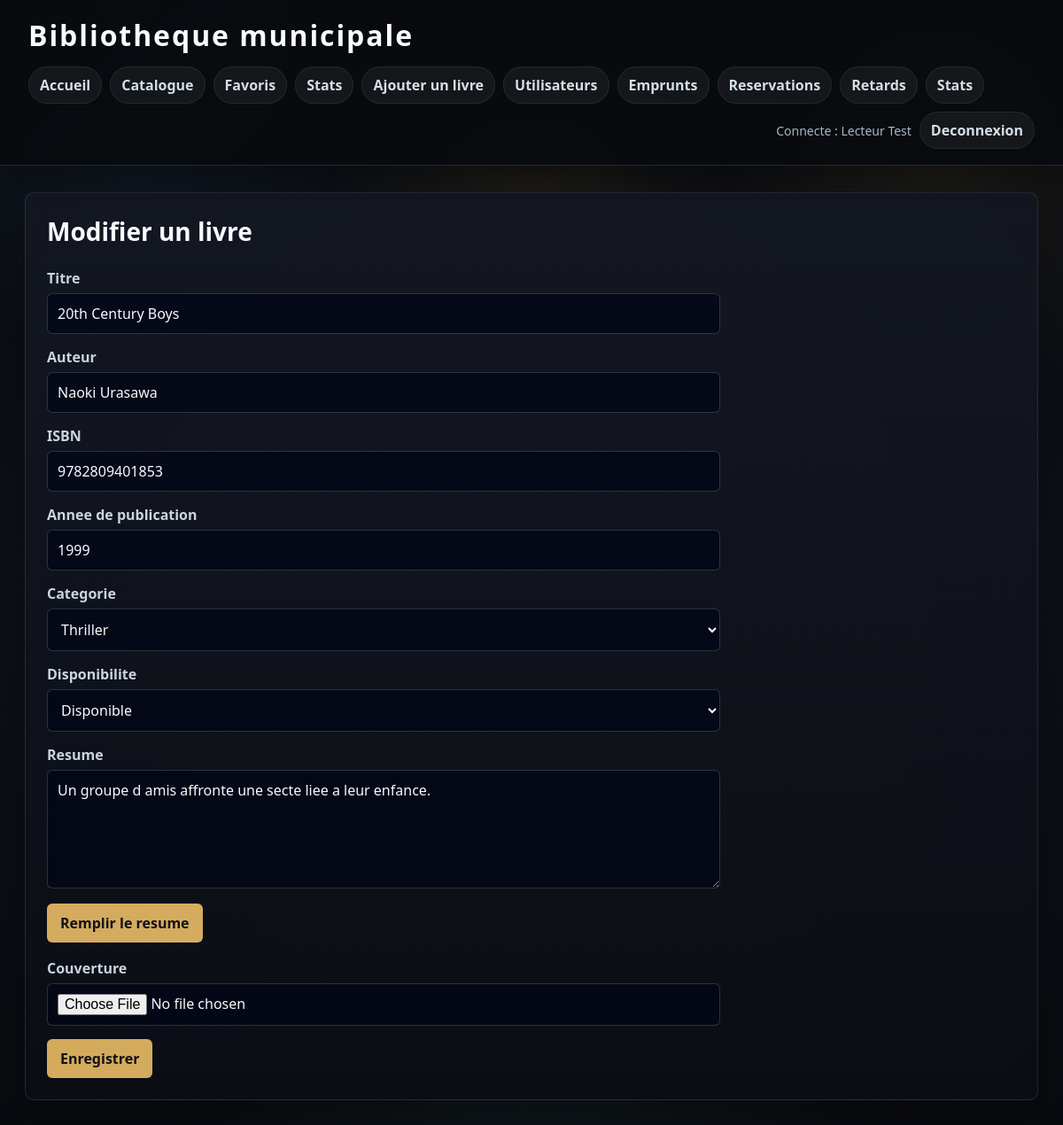
The app's page /modifier_livre.php?id=5 (signed in) with its own data.
### tables this page shows
CREATE TABLE livres (
    id INT AUTO_INCREMENT PRIMARY KEY,
    titre VARCHAR(200) NOT NULL,
    auteur VARCHAR(150) NOT NULL,
    isbn VARCHAR(30) NOT NULL UNIQUE,
    annee_publication INT NULL,
    resume TEXT,
    categorie_id INT,
    disponible TINYINT(1) NOT NULL DEFAULT 1,
    couverture VARCHAR(255) NULL,
    FOREIGN KEY (categorie_id) REFERENCES categories(id)
);

CREATE TABLE categories (
    id INT AUTO_INCREMENT PRIMARY KEY,
    nom VARCHAR(100) NOT NULL UNIQUE
);

### public/modifier_livre.php (the view, shortened to what this page needs)
<?php
$pdo = connexionBDD();
$id = (int) ($_GET['id'] ?? 0);
$categories = $pdo->query("SELECT id, nom FROM categories ORDER BY nom")->fetchAll(PDO::FETCH_ASSOC);
$requete = $pdo->prepare("SELECT * FROM livres WHERE id = :id");
$requete->execute(['id' => $id]);
$livre = $requete->fetch(PDO::FETCH_ASSOC);
    ?>
    <?php
$titre = $livre['titre'];
$auteur = $livre['auteur'];
$isbn = $livre['isbn'];
$annee = $livre['annee_publication'];
$resume = $livre['resume'];
$categorie_id = $livre['categorie_id'];
$disponible = $livre['disponible'];
include __DIR__ . '/../templates/header.php';
?>
<section class="bloc">
    <h2>Modifier un livre</h2>
    <form method="post" class="formulaire" enctype="multipart/form-data">
        <label for="titre">Titre</label>
        <input type="text" id="titre" name="titre" value="<?= htmlspecialchars($titre) ?>">
        <label for="auteur">Auteur</label>
        <input type="text" id="auteur" name="auteur" value="<?= htmlspecialchars($auteur) ?>">
        <label for="isbn">ISBN</label>
        <input type="text" id="isbn" name="isbn" value="<?= htmlspecialchars($isbn) ?>">
        <label for="annee_publication">Annee de publication</label>
        <input type="number" id="annee_publication" name="annee_publication" value="<?= htmlspecialchars($annee) ?>">
        <label for="categorie_id">Categorie</label>
        <select id="categorie_id" name="categorie_id">
            <?php foreach ($categories as $categorie): ?>
                <option value="<?= (int) $categorie['id'] ?>" <?= (int) $categorie_id === (int) $categorie['id'] ? 'selected' : '' ?>>
                    <?= htmlspecialchars($categorie['nom']) ?>
                </option>
            <?php endforeach; ?>
        </select>
        <label for="disponible">Disponibilite</label>
        <select id="disponible" name="disponible">
            <option value="1" <?= (int) $disponible === 1 ? 'selected' : '' ?>>Disponible</option>
        </select>
        <label for="resume">Resume</label>
        <textarea id="resume" name="resume" rows="5"><?= htmlspecialchars($resume) ?></textarea>
        <button class="bouton-synopsis" type="button" data-synopsis>Remplir le resume</button>
        <label for="couverture">Couverture</label>
        <input type="file" id="couverture" name="couverture" accept="image/jpeg,image/png,image/webp">
        <button type="submit">Enregistrer</button>
    </form>
</section>
<?php include __DIR__ . '/../templates/footer.php'; ?>

### public/assets/css/style.css (style rules this page uses)
* { box-sizing: border-box; }
html { scroll-behavior: smooth; }
body { margin: 0; font-family: "Segoe UI", Arial, Helvetica, sans-serif; background: radial-gradient(circle at 12% 0%, rgba(116, 192, 252, 0.12), transparent 24%), radial-gradient(circle at 88% 12%, rgba(214, 173, 96, 0.1), transparent 20%), radial-gradient(circle at 50% 100%, rgba(79, 157, 143, 0.08), transparent 26%), linear-gradient(180deg, #07090d 0%, #0d1118 48%, #090b10 100%); color: #d8dee9; --souris-x: 50%; --souris-y: 20%; }
body::before { content: ""; position: fixed; inset: 0; pointer-events: none; background: radial-gradient(circle at var(--souris-x) var(--souris-y), rgba(214, 173, 96, 0.12), transparent 240px); z-index: -1; }
body::after { content: ""; position: fixed; inset: 0; pointer-events: none; background: linear-gradient(rgba(255, 255, 255, 0.035) 50%, rgba(0, 0, 0, 0.09) 50%), radial-gradient(circle at center, transparent 48%, rgba(0, 0, 0, 0.24) 100%); background-size: 100% 4px, 100% 100%; opacity: 0.28; mix-blend-mode: soft-light; z-index: 90; animation: crtFlicker 2.8s infinite; }
.bloc { background: linear-gradient(180deg, rgba(20, 24, 33, 0.98), rgba(11, 14, 20, 0.98)), #141821; padding: 24px; border: 1px solid rgba(216, 222, 233, 0.12); border-radius: 10px; box-shadow: 0 20px 50px rgba(0, 0, 0, 0.25); }
h2 { margin-top: 0; color: #f8fbff; font-size: 28px; }
input, select, textarea, button { font: inherit; }
label { display: block; margin-bottom: 6px; font-weight: bold; color: #cbd5e1; }
input, select, textarea { width: 100%; padding: 11px; margin: 0 0 15px 0; border: 1px solid rgba(148, 163, 184, 0.28); border-radius: 6px; background: rgba(2, 6, 23, 0.75); color: #f8fbff; }
button, .bouton { display: inline-block; background: #d6ad60; color: #111318; border: 0; border-radius: 6px; padding: 11px 15px; text-decoration: none; cursor: pointer; font-weight: bold; transition: transform 0.18s ease, filter 0.18s ease, box-shadow 0.18s ease; }
.revele { opacity: 0; transform: translateY(14px); transition: opacity 0.45s ease, transform 0.45s ease; }
.revele.visible { opacity: 1; transform: translateY(0); }
.formulaire { max-width: 760px; }
.bouton-synopsis { margin: -3px 0 18px 0; }

### records on screen
livres: titre "20th Century Boys", auteur "Naoki Urasawa", isbn "9782809401853", annee_publication "1999", categorie_id "Thriller", disponible "Disponible", resume "Un groupe d amis affronte une secte liee a leur enfance."

### other values on screen
nomUtilisateur() "Lecteur Test"
